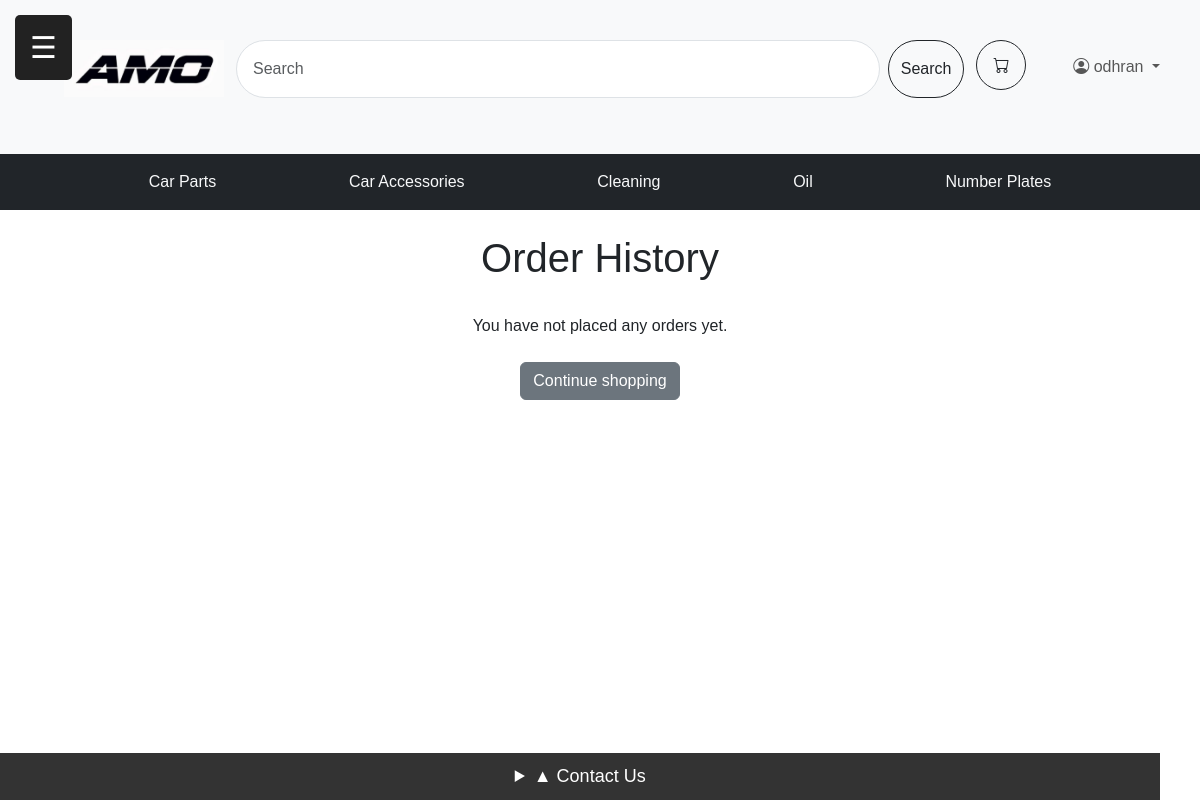
/order/history/ (signed in), run on an earlier commit of the app's database.
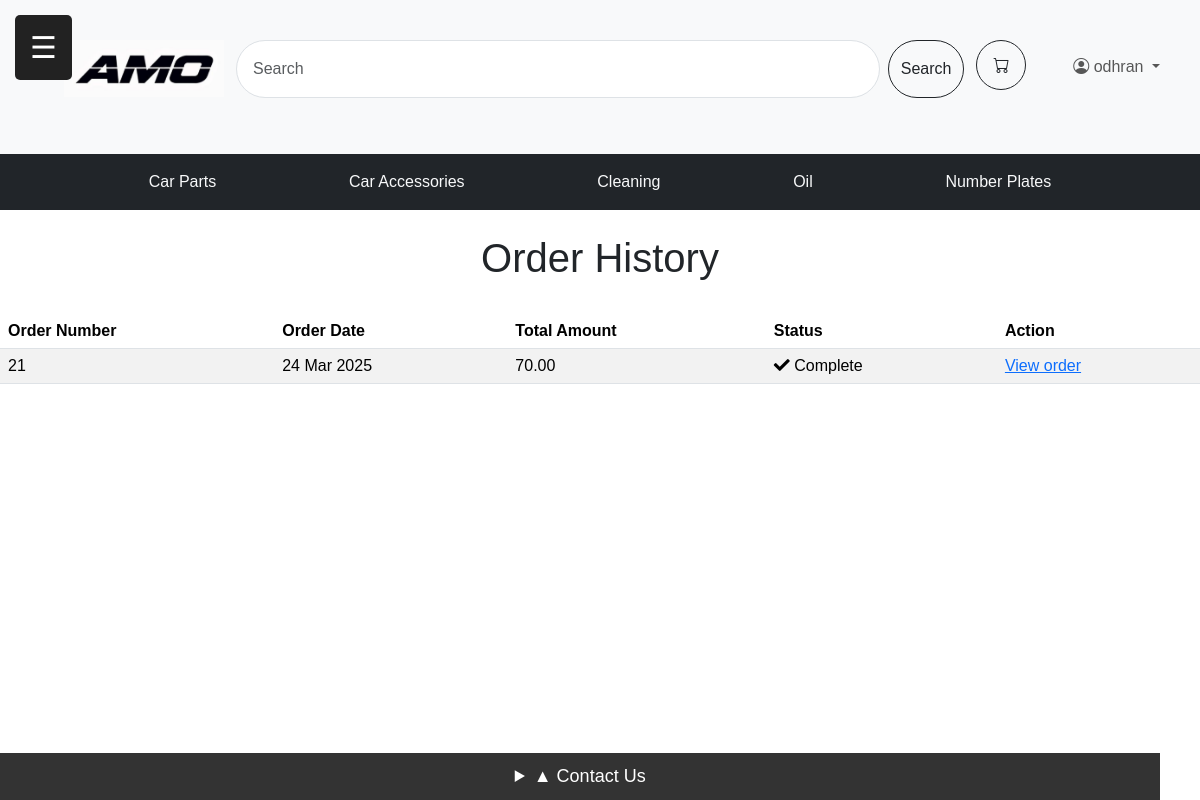
And on a later commit of the database.
### carparts/models.py (models this page shows, shortened)
class Category(models.Model):
    id = models.UUIDField(
        primary_key=True,
        default=uuid.uuid4,
        editable=False)
    name = models.CharField(max_length=250, unique=True)

### order/models.py (models this page shows, shortened)
class Order(models.Model):
    token = models.CharField(max_length=250, blank=True)
    total = models.DecimalField(max_digits=10, decimal_places=2, verbose_name='Euro Order Total')
    emailAddress = models.EmailField(max_length=250, blank=True, verbose_name='Email Address')
    created = models.DateTimeField(auto_now_add=True)
    billingName = models.CharField(max_length=250, blank=True)
    billingAddress1 = models.CharField(max_length=250, blank=True)
    billingCity = models.CharField(max_length=250, blank=True)
    billingPostcode = models.CharField(max_length=10, blank=True)
    billingCountry = models.CharField(max_length=200, blank=True)
    shippingName = models.CharField(max_length=250, blank=True)
    shippingAddress1 = models.CharField(max_length=250, blank=True)
    shippingCity = models.CharField(max_length=250, blank=True)
    shippingPostcode = models.CharField(max_length=10, blank=True)
    shippingCountry = models.CharField(max_length=200, blank=True)
    class Meta:
        db_table = 'Order'
        ordering = ['-created']

### order/views.py (the view)
# urls.py: path('history/', views.orderHistory.as_view(), name='order_history'),
class orderHistory(LoginRequiredMixin, View):
    def get (self, request):
        if request.user.is_authenticated:
            email = str(request.user.email)
            order_details = Order.objects.filter(emailAddress=email)
        return render(request, 'orders_list.html', {'order_details': order_details})

### carparts/context_processors.py (called while the page is built)
def category_list(request):
    return {'category_list': Category.objects.all()}

def part_list(request):
    return {'part_list': Part.objects.all()}

def brand_list(request):
    return {'brand_list': Brand.objects.all()}

### cart/context_processors.py (called while the page is built)
def counter(request):
    item_count = 0
    if 'admin' in request.path:
        return {}
    else:
        try:
            cart = Cart.objects.filter(cart_id=_cart_id(request))
            cart_items = CartItem.objects.all().filter(cart=cart[:1])
            for cart_item in cart_items:
                item_count += cart_item.quantity
        except Cart.DoesNotExist:
            item_count = 0
    return {'item_count':item_count}

### cart/views.py (called while the page is built)
def _cart_id(request):
    cart = request.session.session_key
    if not cart:
        cart = request.session.create()
    return cart

### order/templates/orders_list.html (shortened to what this page needs)
{% include 'top-navbar.html' %}
{% include 'nav-bar.html' %}
{% load static %}
<link rel="stylesheet" href="{% static 'css/style.css' %}?v={{ STATIC_VERSION }}">
<link href="https://cdnjs.cloudflare.com/ajax/libs/font-awesome/5.15.4/css/all.min.css" rel="stylesheet">
<link href="https://cdn.jsdelivr.net/npm/bootstrap@5.3.3/dist/css/bootstrap.min.css" rel="stylesheet"
>
<link href="https://cdn.jsdelivr.net/npm/bootstrap-icons/font/bootstrap-icons.css" rel="stylesheet">
<link rel="stylesheet" href="https://cdn.jsdelivr.net/npm/bootstrap-icons/font/bootstrap-icons.css">
{% block content %}
<div>
    <div class="text-center">
        <br>
        <h1 class="text-center my_title">Order History</h1>
        <br>
        {% if order_details %}
        <table class="table table-striped">
            <thead>
                <tr>
                    <th>Order Number</th>
                    <th>Order Date</th>
                    <th>Total Amount</th>
                    <th>Status</th>
                    <th>Action</th>
                </tr>
            </thead>
            <tbody>
                {% for order in order_details %}
                <tr>
                    <td>{{ order.id }}</td>
                    <td>{{ order.created|date:"d M Y" }}</td>
                    <td>{{ order.total }}</td>
                    <td><i class="fas fa-check"></i>&nbsp;Complete</td>
                    <td><a href="{% url 'order:order_detail' order.id %}">View order</a></td>
                </tr>
                {% endfor %}
            </tbody>
        </table>
        {% else %}
        <p>You have not placed any orders yet.<br><br><a href="{% url 'carparts:part_list' %}"
                class="btn btn-secondary">Continue shopping</a></p>
        {% endif %}
    </div>
</div>
{% include 'footer.html' %}
{% endblock %}

### carparts/templates/nav-bar.html
<div class="page-content">
    <div class="navbar-dark bg-dark" style="text-align: center; padding: 1em;">
        <ul class="d-flex justify-content-evenly" style="list-style: none; padding: 0; margin: 0;">
            {% for category in category_list %}
                <li>
                    <a class="dropdown-item text-light" href="{% url 'carparts:brands_by_category' category.id %}">
                        {{ category.name }}
                    </a>
                </li>
            {% endfor %}
        </ul>
    </div>
</div>

What changed in the data, as far as the page shows it:
added Order: id "21", created "24 Mar 2025", total "70.00"
Also different on the page:
text no longer shown: "You have not placed any orders yet. Continue shopping"
text now shown: "Order Number Order Date Total Amount Status Action"
